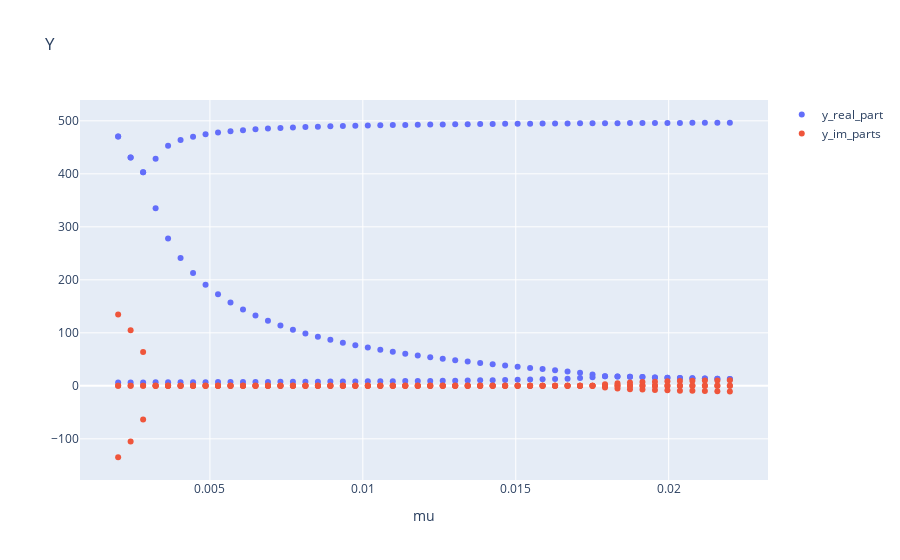

Notebook source saved alongside this figure:
### Code cell
xs=[]
ys=[]
mus_bif = []
for cur_mu, sols in list(filtered_solutions_by_mu.items()):
    for xc,yc in sols:
        if yc!=0:# (σ/δ, 0) - решение, не зависящее от mu
            mus_bif.append(cur_mu)
            xs.append(float(xc.as_real_imag()[0]))
            ys.append(float(yc.as_real_imag()[0]))
            
fig = go.Figure()
fig.add_trace(go.Scatter(x=mus_bif, y=ys, mode='markers', name = "y_real_part"))
# fig.add_trace(go.Scatter(x=mus_for_im, y=y_im_parts, mode='markers', name = "y_im_parts"))
fig.update_layout(title="Y")
fig.add_trace(go.Scatter(x=mus_for_im, y=y_im_parts, mode='markers', name = "y_im_parts"))

fig.update_layout(xaxis={"title": "mu"})

### Figure 1 — Plotly figure (JSON) as saved in the notebook; plotly's stock layout.template omitted (floating-point values rounded to 4 significant figures; data arrays with more than 128 entries replaced by an {"elided": "..."} marker saying what was removed)
{"data": [{"mode": "markers", "name": "y_real_part", "type": "scatter", "x": {"elided": "150 float values"}, "y": {"elided": "150 float values"}}, {"mode": "markers", "name": "y_im_parts", "type": "scatter", "x": {"elided": "200 float values"}, "y": {"elided": "200 float values"}}], "layout": {"autosize": true, "title": {"text": "Y"}, "xaxis": {"autorange": true, "range": [0.0007577, 0.02324], "title": {"text": "mu"}, "type": "linear"}, "yaxis": {"autorange": true, "range": [-186.8, 548.5], "type": "linear"}}}
